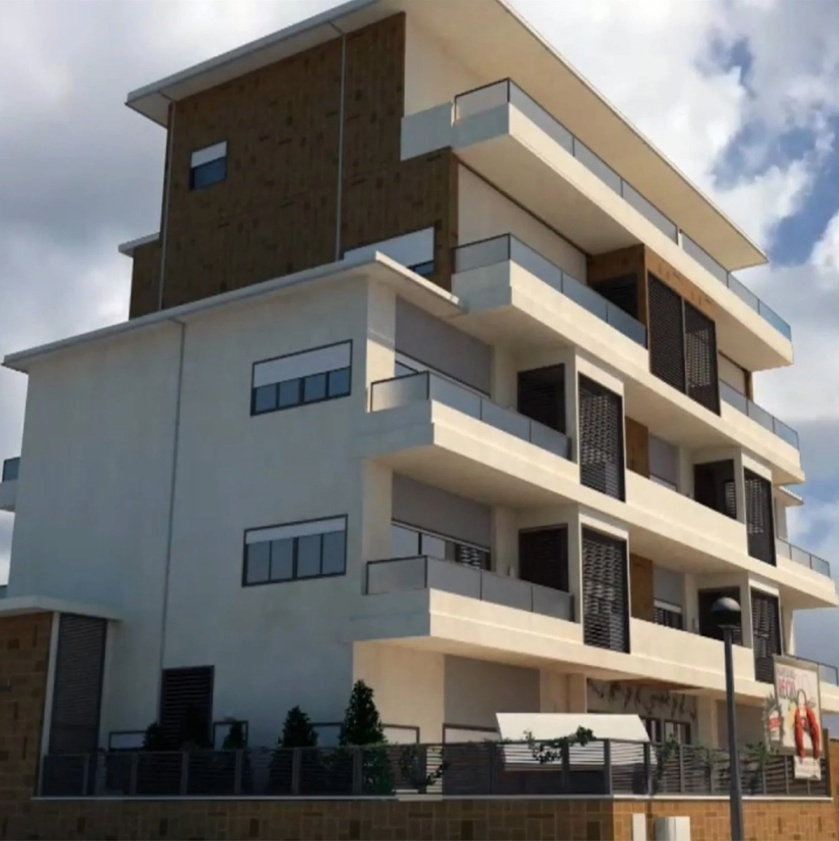
#> input picture pract_3/images/b1.jpg, 839 x 841 px, shrunk from 1301 x 1304 before the run
$ python 6_1.py   (older library calls are emulated)
#> lines starting #> are read from the running program, lines starting #| are printed output that depends on the picture
import matplotlib.pyplot as plt
import numpy as np
from PIL import Image
import cv2
from pathlib import Path

# Obtener ruta relativa a la imagen
image_path = Path(__file__).parent.parent / "images" / "b1.jpg"
src = np.array(Image.open(image_path).convert('RGB'))
#> src is the input picture: shape (841, 839, 3); mean R, G, B 116, 113.7, 110.2

# Convertir a escala de grises para detección de bordes
src_gray = cv2.cvtColor(src, cv2.COLOR_RGB2GRAY)
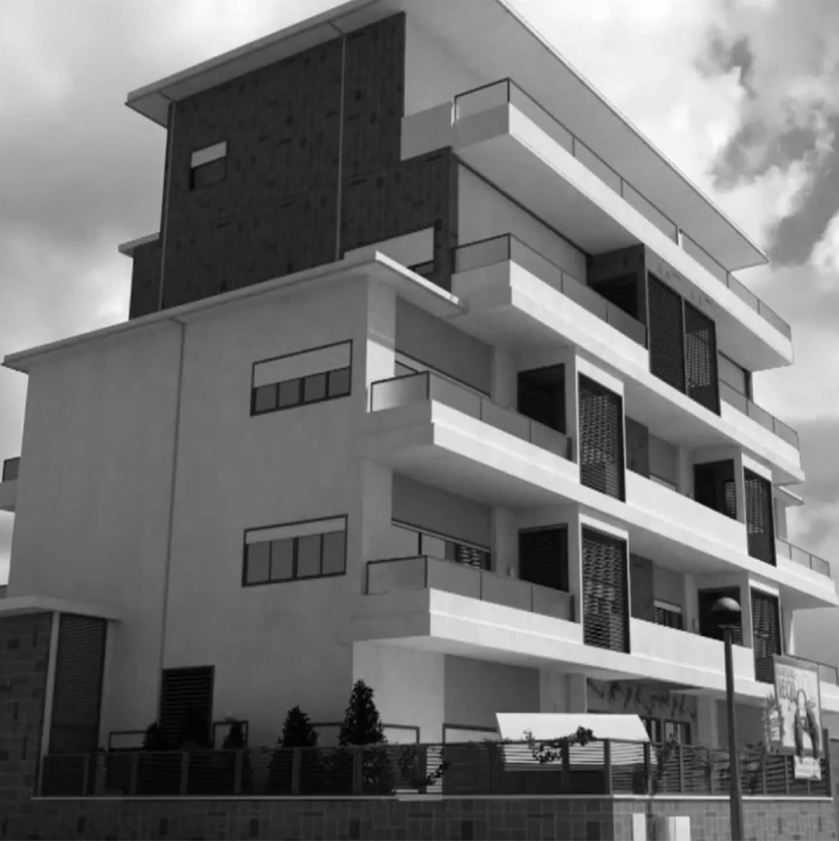
#> src_gray: shape (841, 839); min 0, max 255, mean 114

# Aplicar Sobel en dirección X (bordes verticales)
# ddepth=cv2.CV_32F para preservar valores negativos
# dx=1, dy=0 indica derivada en X
# ksize=3 es el tamaño del kernel
sobel_x = cv2.Sobel(src_gray, cv2.CV_32F, 1, 0, ksize=3)
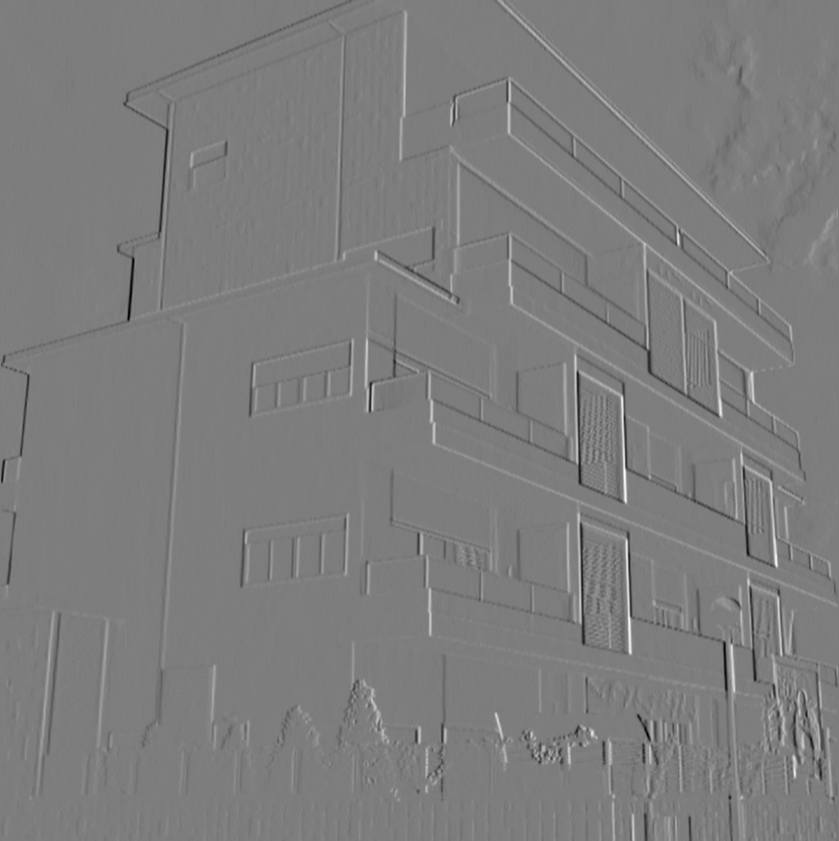
#> sobel_x: shape (841, 839) float32; min -626, max 646, mean 0.3; drawn with min black and max white
sobel_x = cv2.convertScaleAbs(sobel_x)  # convertir a uint8 y valores absolutos
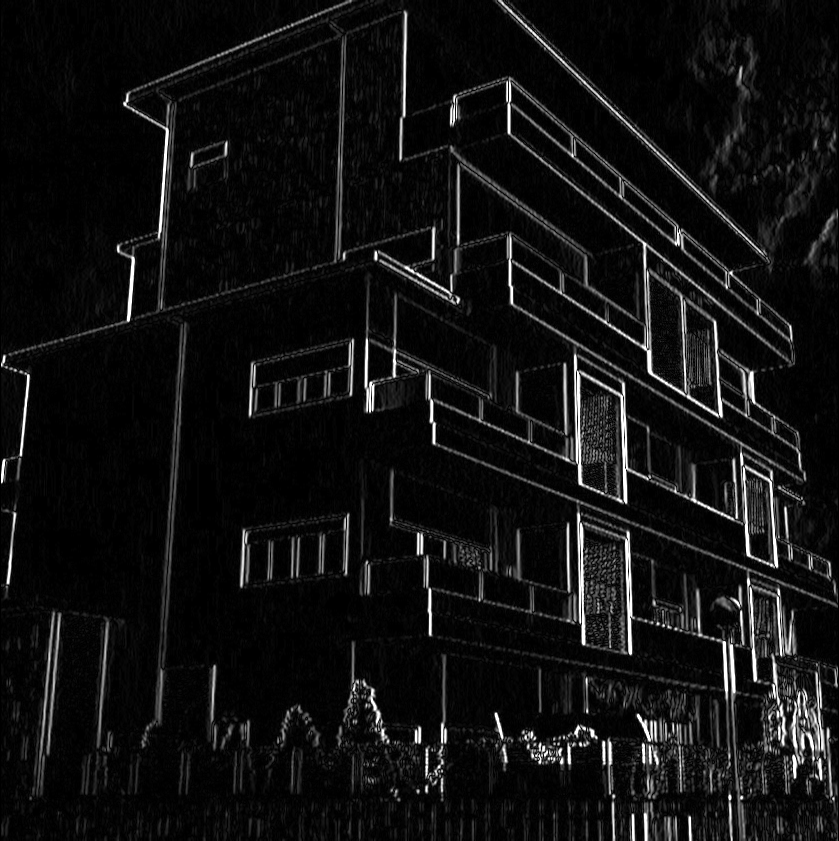
#> sobel_x: shape (841, 839); min 0, max 255, mean 17.3

# Aplicar Sobel en dirección Y (bordes horizontales)
# dx=0, dy=1 indica derivada en Y
sobel_y = cv2.Sobel(src_gray, cv2.CV_32F, 0, 1, ksize=3)
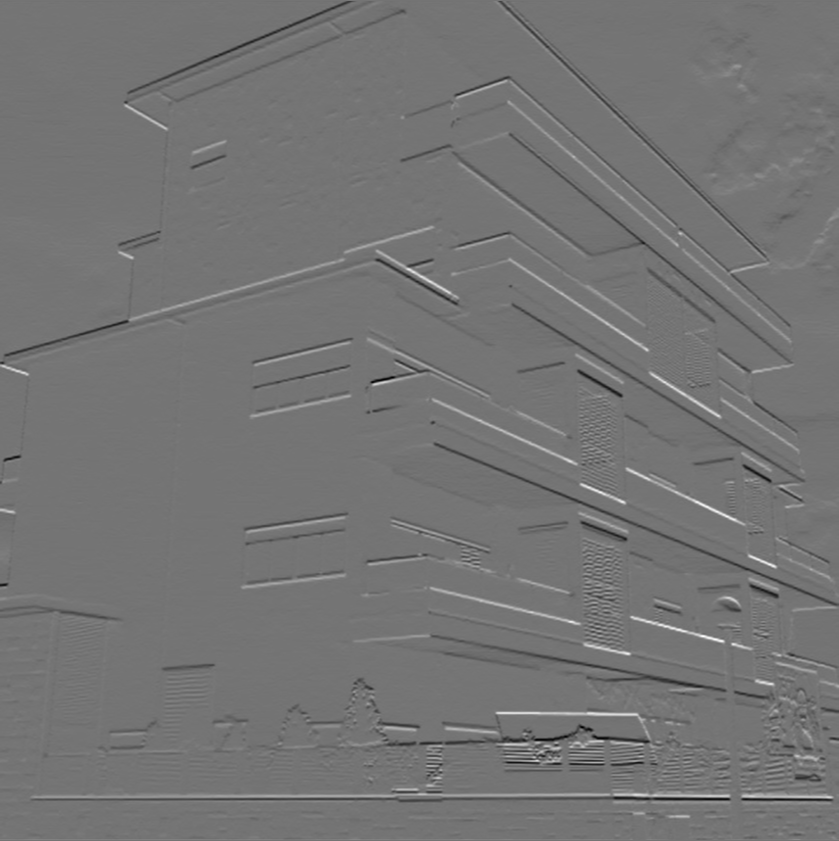
#> sobel_y: shape (841, 839) float32; min -545, max 645, mean -1.4; drawn with min black and max white
sobel_y = cv2.convertScaleAbs(sobel_y)  # convertir a uint8 y valores absolutos
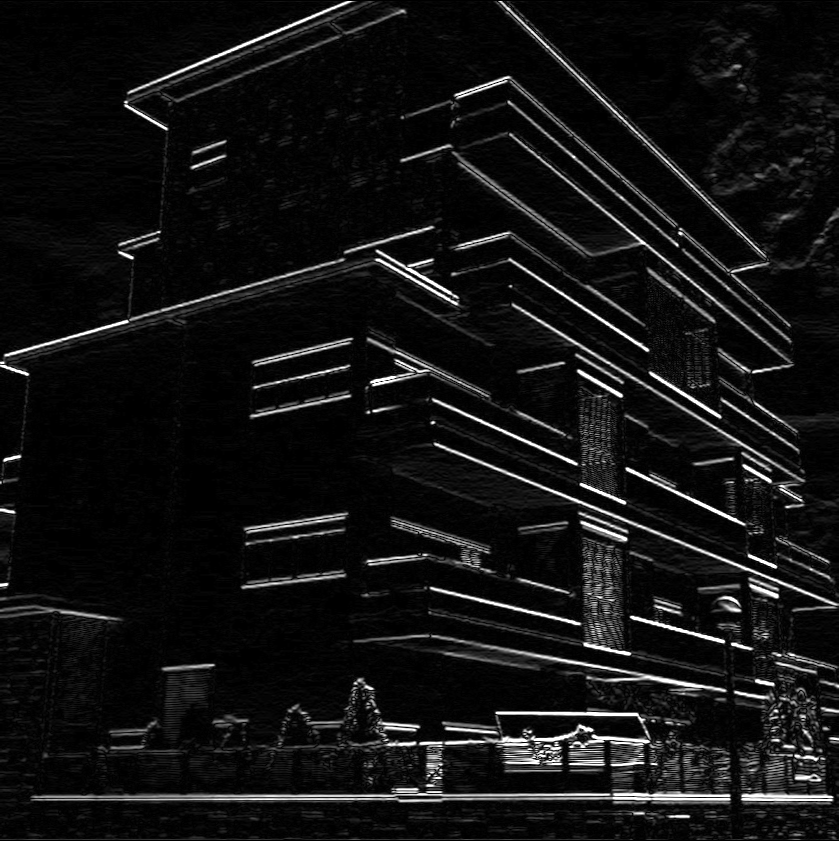
#> sobel_y: shape (841, 839); min 0, max 255, mean 18.7

#crear ventana con la imagen original y los resultados
fig, axs = plt.subplots(1, 3, figsize=(15, 5))
axs[0].imshow(src_gray, cmap='gray')
axs[0].set_title('Original (Escala de grises)')
axs[0].axis('off')

axs[1].imshow(sobel_x, cmap='gray')
axs[1].set_title('Sobel X (Bordes Verticales)')
axs[1].axis('off')

axs[2].imshow(sobel_y, cmap='gray')
axs[2].set_title('Sobel Y (Bordes Horizontales)')
axs[2].axis('off')

plt.tight_layout()
plt.show()

$ run again, with pract_3/images/aloel.jpg copied over pract_3/images/b1.jpg
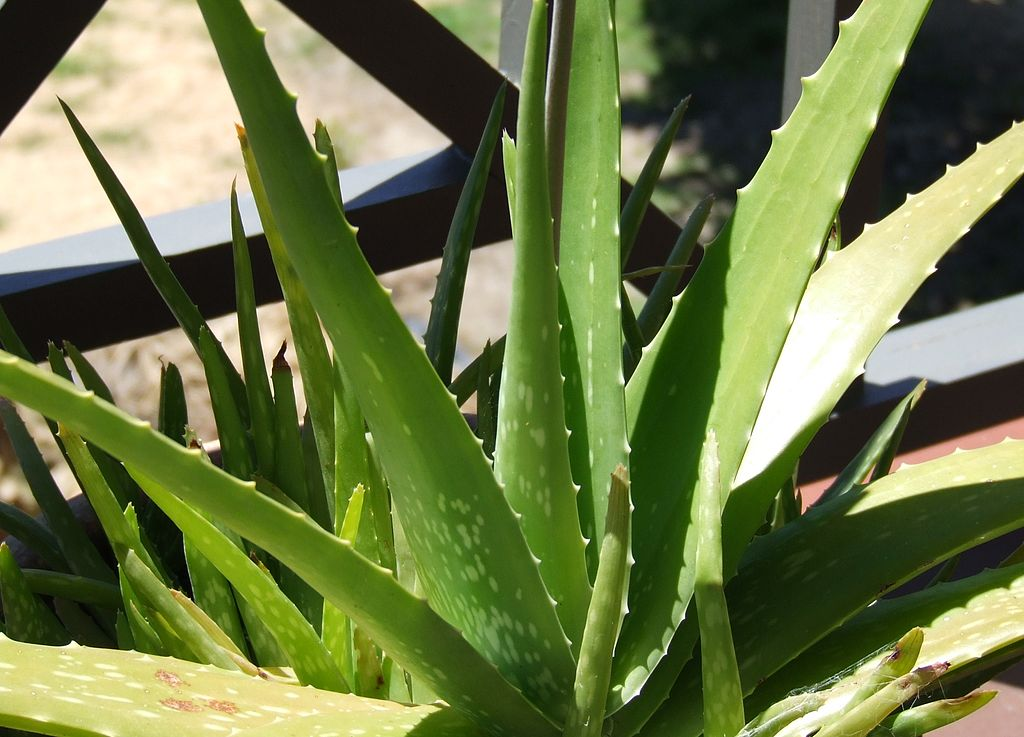
#> input picture pract_3/images/aloel.jpg, 1024 x 737 px
#> src is the input picture: shape (737, 1024, 3); mean R, G, B 108.2, 120.2, 71.3
#> `src_gray = cv2.cvtColor(src, cv2.COLOR_RGB2GRAY)`:
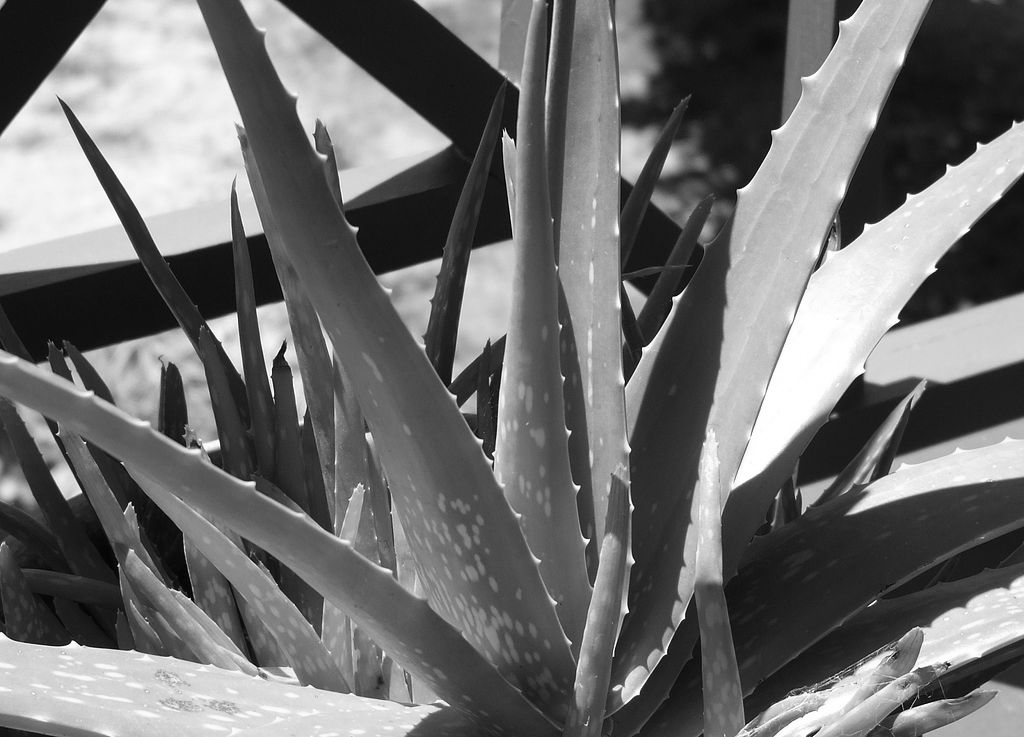
#> src_gray: shape (737, 1024); min 0, max 255, mean 111
#> `sobel_y = cv2.convertScaleAbs(sobel_y)`:
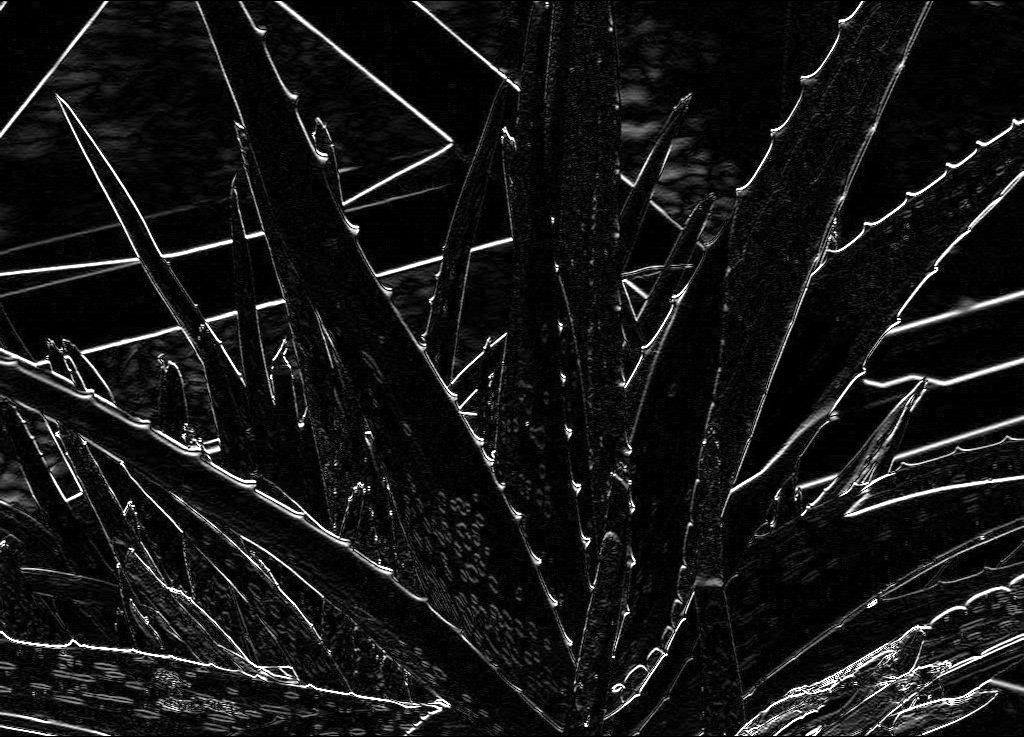
#> sobel_y: shape (737, 1024); min 0, max 255, mean 22.3

$ run again, with pract_3/images/clahe_1.png saved as pract_3/images/b1.jpg
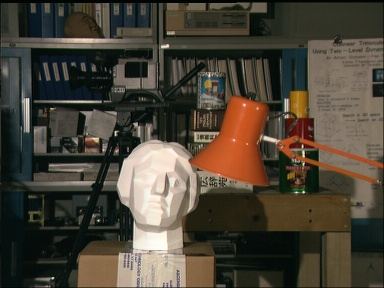
#> input picture pract_3/images/clahe_1.png, 384 x 288 px
#> src is the input picture: shape (288, 384, 3); mean R, G, B 74.7, 67.6, 55.3
#> `sobel_x = cv2.convertScaleAbs(sobel_x)`:
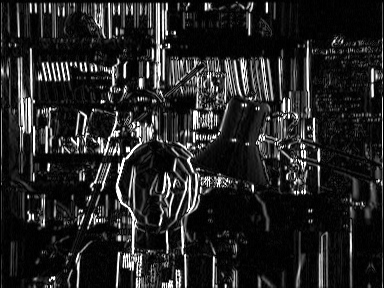
#> sobel_x: shape (288, 384); min 0, max 255, mean 36.8
#> `sobel_y = cv2.convertScaleAbs(sobel_y)`:
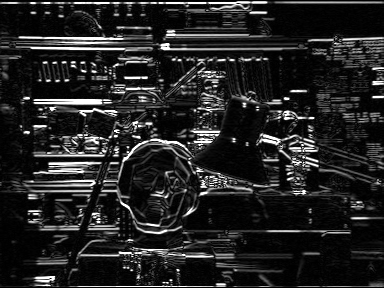
#> sobel_y: shape (288, 384); min 0, max 255, mean 35.9
